Frame 1 (no input): blank canvas, image omitted
Frame 60 (the mouse pressed at the canvas centre just before this capture): blank canvas, image omitted
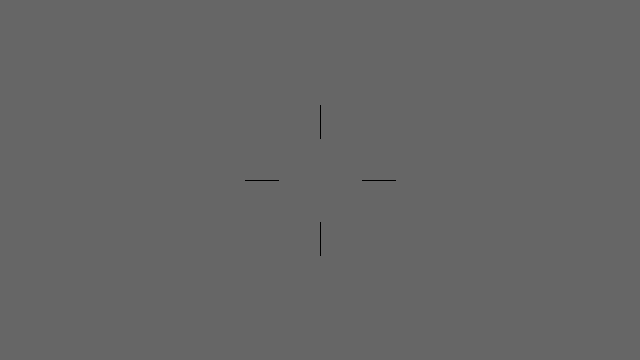
Frame 120 (the mouse held since frame 60 and released just before this capture)

The Processing sketch whose frames 1 and 60 were blank and that drew this single picture after the mouse press (run headless with seeded random() and noise(); from frame 60 on, the mouse is pressed at the canvas centre):

// Processing sketch: gun_shot
// ── gun_shot.pde
shot myshot;

void setup()
{
  size(640, 360);
  noSmooth();
  fill(126);
  myshot = new shot(0, 12, 1, 0);
}

void draw()
{
  background(102);
  
  if (mousePressed)
    myshot.fire();
  else
    myshot.release();

  myshot.display();
}

// ── shot.pde
class shot
{
  float r;
  float a;
  float b;
  float t;

  shot(float shr, float sha, float shb, float sht)
  {
    r=shr;
    a=sha;
    b=shb;
    t=sht;
  }
  
  void fire()
  {
    if(t==0)
    {
      r+=a;
      t+=8;
    } else {
      r-=b;
      t-=1;
    }
  }

  void release()
  {
    t=0;
    if(r>0)
    {
      r-=1;
    }
  }

  void display()
  {
    if(r>50)
    {
      r=50;
    }
    line(mouseX-44-r, mouseY, mouseX-11-r, mouseY);
    line(mouseX+44+r, mouseY, mouseX+11+r, mouseY);
    line(mouseX, mouseY-44-r, mouseX, mouseY-11-r);
    line(mouseX, mouseY+44+r, mouseX, mouseY+11+r);
  }
}
